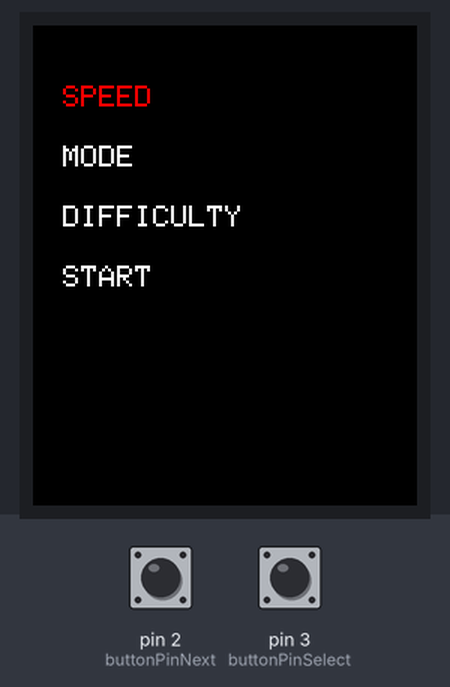
A sketch run on a simulated Arduino Uno, built with avr-gcc and run on an emulated ATmega328P. Shown: 128×160 colour display. Inputs (shaded band) come from the test bench; at power-on: pin 2 (buttonPinNext) HIGH, pin 3 (buttonPinSelect) HIGH.

Above: at 1.3 s.
1.4 s: pin 2 (buttonPinNext) pulled LOW for 0.15 s
At 2.1 s:
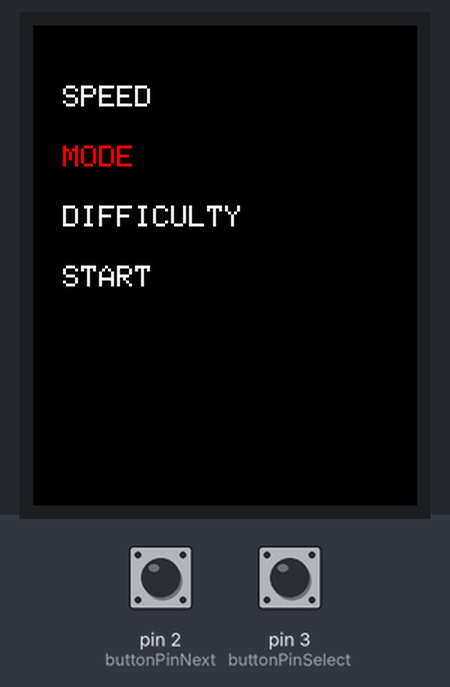
3.0 s: pin 3 (buttonPinSelect) pulled LOW for 0.15 s
At 4.2 s:
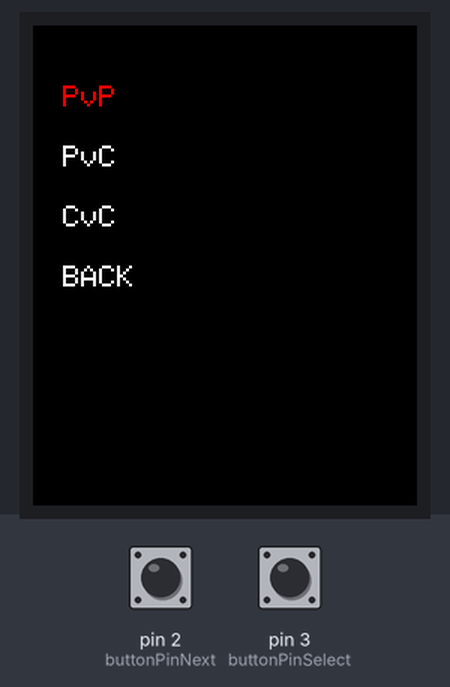
4.6 s: pin 2 (buttonPinNext) pulled LOW for 1 s
At 5.6 s:
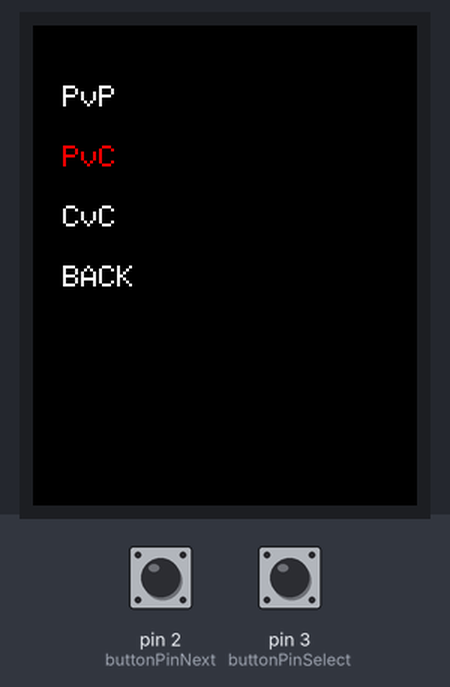
7.1 s: pin 2 (buttonPinNext) pulled LOW for 0.15 s
At 7.5 s:
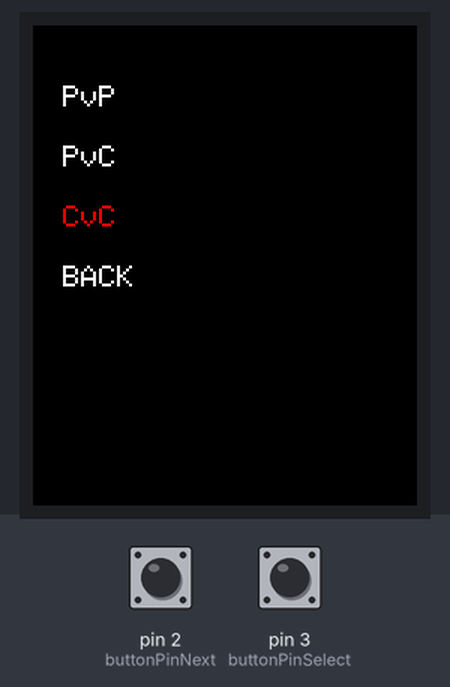
8.7 s: pin 2 (buttonPinNext) pulled LOW for 3.2 s
At 10.0 s:
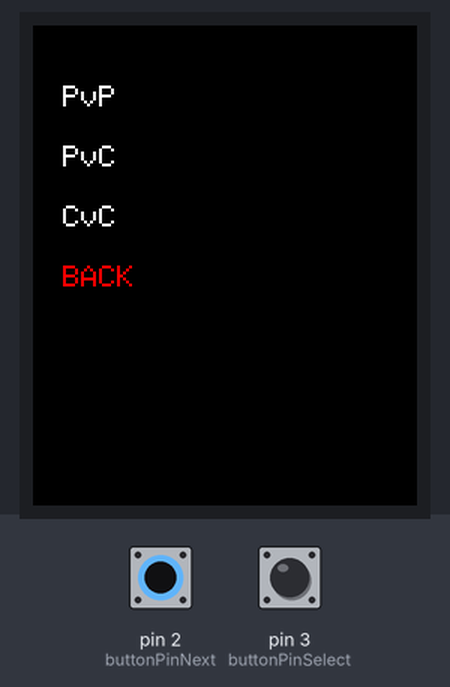
13.4 s: pin 3 (buttonPinSelect) pulled LOW for 1 s
At 14.8 s:
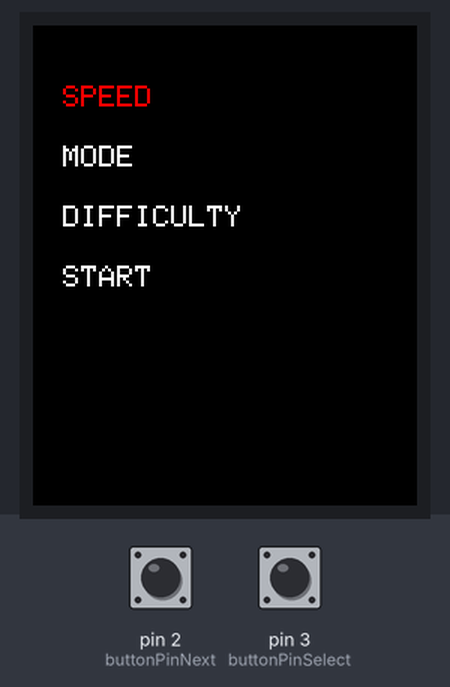
Timing chart, 0 to 16.4 s (numbered marks = the images above; inputs shaded):
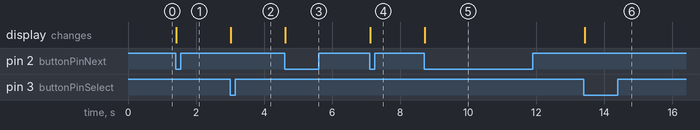

The sketch:

tft_menu_with_submenu.ino
```cpp
// Include necessary libraries for SPI communication, Adafruit graphics, and the TFT display
#include <SPI.h>
#include <Adafruit_GFX.h>
#include <Adafruit_ST7735.h>
#include <Wire.h>

// Define the pins used for the TFT display
#define TFT_CS     10  // Chip select
#define TFT_RST    8   // Reset
#define TFT_DC     9   // Data/Command

// Initialize the TFT display object with the defined pins
Adafruit_ST7735 tft = Adafruit_ST7735(TFT_CS, TFT_DC, TFT_RST);

// Define pins for the buttons used to navigate through the menu and make selections
const int buttonPinNext = 2;   // Button to navigate down through the menu
const int buttonPinSelect = 3; // Button to select a menu item

// Forward declare the MenuItem structure so it can be used within itself for submenus
struct MenuItem;

// Define a type for menu action functions: functions that take no arguments and return void
typedef void (*MenuAction)();

// Define the MenuItem structure, which represents each item in a menu
struct MenuItem {
    const char* name;     // Name of the menu item
    MenuAction action;    // Function to call when this item is selected
    MenuItem* submenu;    // Pointer to an array of sub-menu items
    int submenuSize;      // Number of items in the submenu
};

// Function prototypes for functions used to display menus and handle menu actions
void displayMenu();
void startGame();
void noop() {} // No operation function, used as a placeholder for menu items without an action

// Function prototypes for showing submenus and going back to the main menu
void showSpeedMenu();
void showModeMenu();
void showDifficultyMenu();
void goBack();

// Definition of submenu items. Each submenu ends with a "BACK" item to return to the main menu
MenuItem speedMenu[] = {
    {"SLOW", noop, NULL, 0},
    {"MEDIUM", noop, NULL, 0},
    {"FAST", noop, NULL, 0},
    {"BACK", goBack, NULL, 0}
};
MenuItem modeMenu[] = {
    {"PvP", noop, NULL, 0},
    {"PvC", noop, NULL, 0},
    {"CvC", noop, NULL, 0},
    {"BACK", goBack, NULL, 0}
};
MenuItem difficultyMenu[] = {
    {"EASY", noop, NULL, 0},
    {"MEDIUM", noop, NULL, 0},
    {"HARD", noop, NULL, 0},
    {"BACK", goBack, NULL, 0}
};

// Main menu definition. It includes options that lead to submenus and a "START" item
MenuItem mainMenu[] = {
    {"SPEED", showSpeedMenu, NULL, 0},
    {"MODE", showModeMenu, NULL, 0},
    {"DIFFICULTY", showDifficultyMenu, NULL, 0},
    {"START", startGame, NULL, 0}
};

// Variables to keep track of the current menu, its size, and the currently selected item
MenuItem* currentMenu = mainMenu;  // Initially set to the main menu
int currentMenuSize = 4;           // Number of items in the current menu (main menu)
int currentSelection = 0;          // Index of the currently selected menu item

void setup() {
    Serial.begin(9600);                  // Initialize serial communication for debugging
    tft.initR(INITR_REDTAB);             // Initialize the TFT display with red tab configuration
    tft.setRotation(2);                  // Set display rotation
    pinMode(buttonPinNext, INPUT_PULLUP);    // Configure the next button pin
    pinMode(buttonPinSelect, INPUT_PULLUP);  // Configure the select button pin
    displayMenu();  // Display the initial main menu
}

void loop() {
    static unsigned long lastDebounceTime = 0; // Last time the buttons were checked
    const unsigned long debounceDelay = 200;   // Debounce delay to prevent multiple detections

    // Check if enough time has passed since the last button press to debounce the buttons
    if (millis() - lastDebounceTime > debounceDelay) {
        // If the next button is pressed, move to the next menu item
        if (digitalRead(buttonPinNext) == LOW) {
            currentSelection = (currentSelection + 1) % currentMenuSize; // Cycle through the menu items
            displayMenu(); // Update the display with the new current selection
            lastDebounceTime = millis(); // Reset the debounce timer
            while(digitalRead(buttonPinNext) == LOW); // Wait for the button to be released
        } else if (digitalRead(buttonPinSelect) == LOW) {
            // If the select button is pressed, check if the current item has an action
            if (currentMenu[currentSelection].action) {
                currentMenu[currentSelection].action(); // Perform the action associated with the selected item
            }
            lastDebounceTime = millis(); // Reset the debounce timer
            while(digitalRead(buttonPinSelect) == LOW); // Wait for the button to be released
        }
    }
}

// Function to display the current menu on the TFT screen
void displayMenu() {
    tft.fillScreen(ST7735_BLACK); // Clear the screen
    tft.setTextSize(1);           // Set text size
    for (int i = 0; i < currentMenuSize; i++) { // Loop through each menu item
        tft.setCursor(10, 20 + i * 20); // Position the text cursor
        if (i == currentSelection) {
            tft.setTextColor(ST7735_RED); // Highlight the selected item
        } else {
            tft.setTextColor(ST7735_WHITE); // Use white for unselected items
        }
        tft.println(currentMenu[i].name); // Print the name of the menu item
    }
}

// Functions associated with menu items
void showSpeedMenu() {
    currentMenu = speedMenu; // Change to the speed submenu
    currentMenuSize = sizeof(speedMenu) / sizeof(MenuItem); // Update the size for the new menu
    currentSelection = 0; // Reset selection to the top of the submenu
    displayMenu(); // Display the submenu
}

void showModeMenu() {
    currentMenu = modeMenu; // Similar to showSpeedMenu
    currentMenuSize = sizeof(modeMenu) / sizeof(MenuItem);
    currentSelection = 0;
    displayMenu();
}

void showDifficultyMenu() {
    currentMenu = difficultyMenu; // Similar to showSpeedMenu
    currentMenuSize = sizeof(difficultyMenu) / sizeof(MenuItem);
    currentSelection = 0;
    displayMenu();
}

// Function to handle the "BACK" menu item action, returning to the main menu
void goBack() {
    currentMenu = mainMenu; // Set the current menu back to the main menu
    currentMenuSize = sizeof(mainMenu) / sizeof(MenuItem); // Update the size for the main menu
    currentSelection = 0; // Reset the selection to the top of the main menu
    displayMenu(); // Display the main menu
}

// Placeholder function for the "START" action, currently just prints to serial
void startGame() {
    Serial.println("Starting game...");
}
```

Measured:
- after the input at 1.4 s, the display: changes at once (image 1)
- after the input at 3.0 s, the display: changes at once (image 2)
- after the input at 4.6 s, the display: changes at once (image 3)
- after the input at 7.1 s, the display: changes at once (image 4)
- after the input at 8.7 s, the display: changes at once (image 5)
- after the input at 13.4 s, the display: changes at once (image 6)
